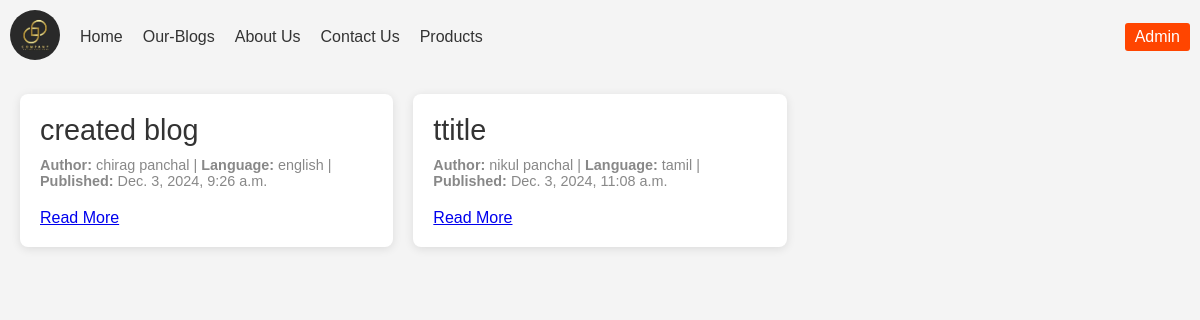
The app's page /blogs/ with its own data.
### my_app/models.py (models this page shows, shortened)
class blog(models.Model):
    author = models.CharField(max_length=50)
    language = models.CharField(max_length=20)
    title = models.CharField(max_length=50)
    published_date = models.DateTimeField(auto_now_add=True)
    body = models.TextField()

### my_app/views.py (the view)
# urls.py: path('blogs/',views.show_blogs_page,name='blogs'),
def show_blogs_page(request):
    blogs = blog.objects.all()
    context ={
        'blogs':blogs,
    }
    return render(request,'blog_page.html',context)

### my_app/templates/blog_page.html (shortened to what this page needs)
{% extends "base.html" %}
{% block body %}
<div class="container">
    {% for blog in blogs %}
    <div class="blog-tile">
        <div class="blog-title">{{ blog.title }}</div>
        <div class="blog-meta">
            <strong>Author:</strong> {{ blog.author }} |
            <strong>Language:</strong> {{ blog.language }} |
            <strong>Published:</strong> {{ blog.published_date }}
        </div>
        <div class="blog-content">
            <a href="{% url 'blog_detail' blog.id %}">Read More</a>
        </div>
    </div>
    {% endfor %}
</div>
{% endblock body %}

### my_app/templates/base.html (shortened to what this page needs)
<!DOCTYPE html>
<html lang="en">
<head>
    {% load static %}
</head>
<body>
    <nav>
        <div class="nav-links">
            <a href="{% url 'home' %}" class="logo"><img src="{% static 'img/logo.jfif' %}" alt="logo"></a>
            <a href="{% url 'home' %}">Home</a>
            <a href="{% url 'blogs' %}">Our-Blogs</a>
            <a href="{% url 'about' %}">About Us</a>
            <a href="{% url 'contact' %}">Contact Us</a>
            <a href="{% url 'product' %}">Products</a>
        </div>
        <a href="{% url 'admin:index' %}" class="admin-btn">Admin</a>
    </nav>
    {% block body %}{% endblock body %}
</body>
</html>

### my_app/templates/base.html (style rules this page uses)
nav { background: #f4f4f4; padding: 10px; display: flex; justify-content: space-between; align-items: center; }
.nav-links { display: flex; gap: 20px; align-items: center; }
nav a { color: #333; text-decoration: none; }
.admin-btn { background: #ff4500; color: white; padding: 5px 10px; border-radius: 3px; text-decoration: none; }
.logo img { width: 50px; height: 50px; border-radius: 50%; transition: transform 0.3s ease, box-shadow 0.3s ease; }

### my_app/templates/blog_page.html (style rules this page uses)
body { font-family: Arial, sans-serif; margin: 0; padding: 0; background-color: #f4f4f4; }
.container { display: grid; grid-template-columns: repeat(auto-fill, minmax(300px, 1fr)); gap: 20px; padding: 20px; }
.blog-tile { background-color: #fff; border-radius: 8px; box-shadow: 0 2px 10px rgba(0, 0, 0, 0.1); padding: 20px; transition: transform 0.3s ease; }
.blog-title { font-size: 1.8em; color: #333; margin-bottom: 10px; }
.blog-meta { font-size: 0.9em; color: #888; margin-bottom: 20px; }
.blog-content { font-size: 1em; color: #555; }

### records on screen
blog: title "created blog", author "chirag panchal", language "english", published_date "Dec. 3, 2024, 9:26 a.m."
blog: title "ttitle", author "nikul panchal", language "tamil", published_date "Dec. 3, 2024, 11:08 a.m."
